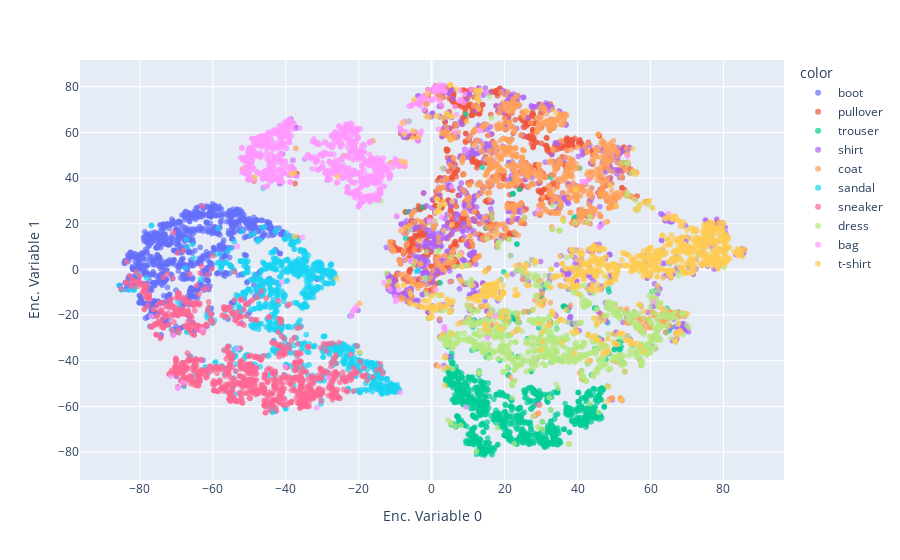

Notebook code cell kept with this figure:
### Code cell
from sklearn.manifold import TSNE

tsne = TSNE(n_components=2)
encoded_samples_reduced_TSNE = tsne.fit_transform(encoded_samples)
encoded_samples_reduced_TSNE = pd.DataFrame({
    "Enc. Variable 0": encoded_samples_reduced_TSNE[:, 0],
    "Enc. Variable 1": encoded_samples_reduced_TSNE[:, 1],
    "label":encoded_samples.label}
)
px.scatter(encoded_samples_reduced_TSNE, x='Enc. Variable 0', y='Enc. Variable 1', color=[label_names[l] for l in encoded_samples.label.to_numpy()], opacity=0.7)

### Figure 1 — Plotly figure (JSON) as saved in the notebook; plotly's stock layout.template omitted (floating-point values rounded to 4 significant figures; data arrays with more than 128 entries replaced by an {"elided": "..."} marker saying what was removed)
{"data": [{"hovertemplate": "color=boot<br>Enc. Variable 0=%{x}<br>Enc. Variable 1=%{y}<extra></extra>", "legendgroup": "boot", "marker": {"color": "#636efa", "opacity": 0.7, "symbol": "circle"}, "mode": "markers", "name": "boot", "showlegend": true, "type": "scattergl", "x": {"elided": "1000 float values"}, "xaxis": "x", "y": {"elided": "1000 float values"}, "yaxis": "y"}, {"hovertemplate": "color=pullover<br>Enc. Variable 0=%{x}<br>Enc. Variable 1=%{y}<extra></extra>", "legendgroup": "pullover", "marker": {"color": "#EF553B", "opacity": 0.7, "symbol": "circle"}, "mode": "markers", "name": "pullover", "showlegend": true, "type": "scattergl", "x": {"elided": "1000 float values"}, "xaxis": "x", "y": {"elided": "1000 float values"}, "yaxis": "y"}, {"hovertemplate": "color=trouser<br>Enc. Variable 0=%{x}<br>Enc. Variable 1=%{y}<extra></extra>", "legendgroup": "trouser", "marker": {"color": "#00cc96", "opacity": 0.7, "symbol": "circle"}, "mode": "markers", "name": "trouser", "showlegend": true, "type": "scattergl", "x": {"elided": "1000 float values"}, "xaxis": "x", "y": {"elided": "1000 float values"}, "yaxis": "y"}, {"hovertemplate": "color=shirt<br>Enc. Variable 0=%{x}<br>Enc. Variable 1=%{y}<extra></extra>", "legendgroup": "shirt", "marker": {"color": "#ab63fa", "opacity": 0.7, "symbol": "circle"}, "mode": "markers", "name": "shirt", "showlegend": true, "type": "scattergl", "x": {"elided": "1000 float values"}, "xaxis": "x", "y": {"elided": "1000 float values"}, "yaxis": "y"}, {"hovertemplate": "color=coat<br>Enc. Variable 0=%{x}<br>Enc. Variable 1=%{y}<extra></extra>", "legendgroup": "coat", "marker": {"color": "#FFA15A", "opacity": 0.7, "symbol": "circle"}, "mode": "markers", "name": "coat", "showlegend": true, "type": "scattergl", "x": {"elided": "1000 float values"}, "xaxis": "x", "y": {"elided": "1000 float values"}, "yaxis": "y"}, {"hovertemplate": "color=sandal<br>Enc. Variable 0=%{x}<br>Enc. Variable 1=%{y}<extra></extra>", "legendgroup": "sandal", "marker": {"color": "#19d3f3", "opacity": 0.7, "symbol": "circle"}, "mode": "markers", "name": "sandal", "showlegend": true, "type": "scattergl", "x": {"elided": "1000 float values"}, "xaxis": "x", "y": {"elided": "1000 float values"}, "yaxis": "y"}, {"hovertemplate": "color=sneaker<br>Enc. Variable 0=%{x}<br>Enc. Variable 1=%{y}<extra></extra>", "legendgroup": "sneaker", "marker": {"color": "#FF6692", "opacity": 0.7, "symbol": "circle"}, "mode": "markers", "name": "sneaker", "showlegend": true, "type": "scattergl", "x": {"elided": "1000 float values"}, "xaxis": "x", "y": {"elided": "1000 float values"}, "yaxis": "y"}, {"hovertemplate": "color=dress<br>Enc. Variable 0=%{x}<br>Enc. Variable 1=%{y}<extra></extra>", "legendgroup": "dress", "marker": {"color": "#B6E880", "opacity": 0.7, "symbol": "circle"}, "mode": "markers", "name": "dress", "showlegend": true, "type": "scattergl", "x": {"elided": "1000 float values"}, "xaxis": "x", "y": {"elided": "1000 float values"}, "yaxis": "y"}, {"hovertemplate": "color=bag<br>Enc. Variable 0=%{x}<br>Enc. Variable 1=%{y}<extra></extra>", "legendgroup": "bag", "marker": {"color": "#FF97FF", "opacity": 0.7, "symbol": "circle"}, "mode": "markers", "name": "bag", "showlegend": true, "type": "scattergl", "x": {"elided": "1000 float values"}, "xaxis": "x", "y": {"elided": "1000 float values"}, "yaxis": "y"}, {"hovertemplate": "color=t-shirt<br>Enc. Variable 0=%{x}<br>Enc. Variable 1=%{y}<extra></extra>", "legendgroup": "t-shirt", "marker": {"color": "#FECB52", "opacity": 0.7, "symbol": "circle"}, "mode": "markers", "name": "t-shirt", "showlegend": true, "type": "scattergl", "x": {"elided": "1000 float values"}, "xaxis": "x", "y": {"elided": "1000 float values"}, "yaxis": "y"}], "layout": {"legend": {"title": {"text": "color"}, "tracegroupgap": 0}, "margin": {"t": 60}, "xaxis": {"anchor": "y", "domain": [0, 1], "title": {"text": "Enc. Variable 0"}}, "yaxis": {"anchor": "x", "domain": [0, 1], "title": {"text": "Enc. Variable 1"}}}}
